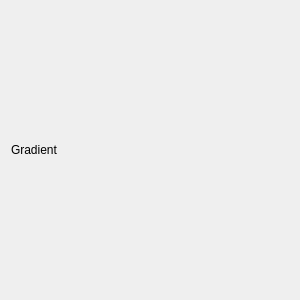
<?xml version="1.0" encoding="UTF-8"?>
<ui version="4.0">
 <class>TabGradient</class>
 <widget class="QWidget" name="TabGradient">
  <property name="geometry">
   <rect>
    <x>0</x>
    <y>0</y>
    <width>300</width>
    <height>300</height>
   </rect>
  </property>
  <property name="windowTitle">
   <string>Form</string>
  </property>
  <layout class="QVBoxLayout" name="verticalLayout">
   <item>
    <widget class="QLabel" name="label">
     <property name="text">
      <string>Gradient</string>
     </property>
    </widget>
   </item>
  </layout>
 </widget>
 <resources/>
 <connections/>
</ui>
